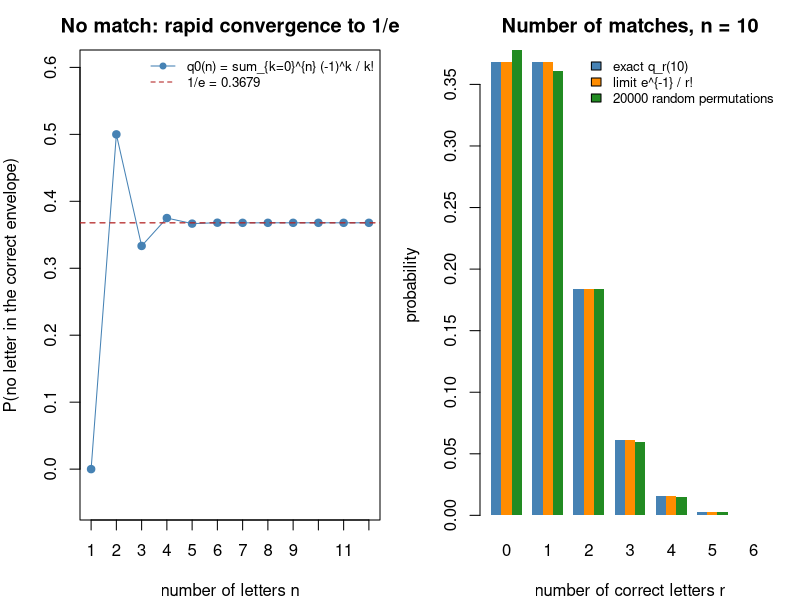

Recreate this plot in R.
# Matching problem: probability of no match q0(n), and the number of matches for n = 10 (exact, Poisson limit, simulation).
q <- function(r, n) {
  k <- 0:(n - r)
  sum((-1)^k / factorial(k)) / factorial(r)
}

op <- par(mfrow = c(1, 2), mar = c(4, 4, 2.5, 1))
ns <- 1:12
q0 <- sapply(ns, function(n) q(0, n))
plot(ns, q0, type = "o", pch = 19, col = "steelblue", ylim = c(-0.05, 0.6), xaxt = "n",
     xlab = "number of letters n", ylab = "P(no letter in the correct envelope)",
     main = "No match: rapid convergence to 1/e")
axis(1, at = ns)
abline(h = exp(-1), lty = 2, lwd = 1.2, col = "firebrick")
legend("topright", bty = "n", cex = 0.8, lty = c(1, 2), pch = c(19, NA),
       col = c("steelblue", "firebrick"),
       legend = c("q0(n) = sum_{k=0}^{n} (-1)^k / k!", "1/e = 0.3679"))

set.seed(0)
n <- 10
rs <- 0:6
exact <- sapply(rs, function(r) q(r, n))
poisson <- dpois(rs, 1)
sims <- replicate(20000, sum(sample(n) == 1:n))
freq <- sapply(rs, function(r) mean(sims == r))
barplot(rbind(exact, poisson, freq), beside = TRUE, names.arg = rs,
        col = c("steelblue", "darkorange", "forestgreen"), border = NA,
        xlab = "number of correct letters r", ylab = "probability",
        main = paste("Number of matches, n =", n),
        legend.text = c(paste0("exact q_r(", n, ")"), "limit e^{-1} / r!", "20000 random permutations"),
        args.legend = list(x = "topright", bty = "n", cex = 0.8))
par(op)
